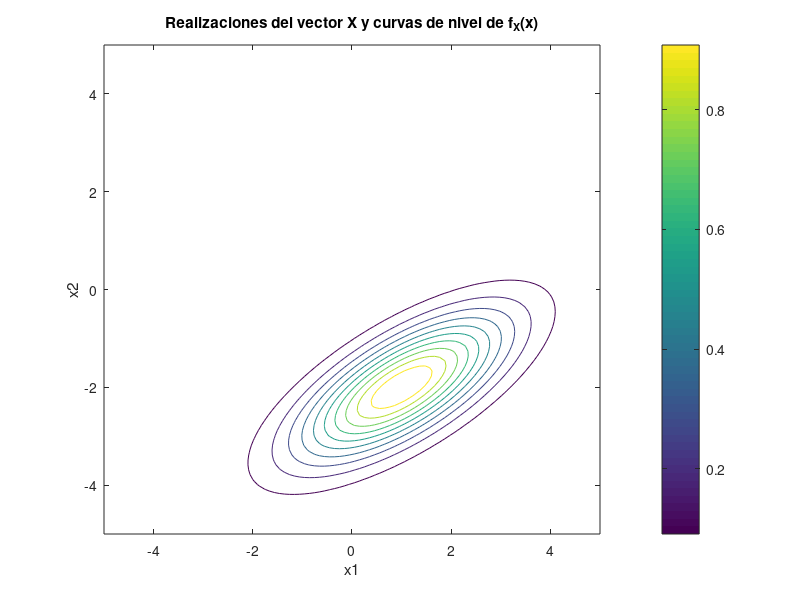

Write MATLAB code to recreate this figure.
%Defino realizaciones
%X1 = randn(1, 10000);
%X2 = randn(1, 10000);
%X = [X1; X2];
mu_X = [1; -2];
C_x = [2  1; 1  1];

X = mvnrnd(mu_X, C_x, 10000);
%La funcion mvnrnd genera realizaciones de una distribución normal multivariante.

%Grafico realizaciones
figure;
scatter(X(1,:), X(2,:));
title('Realizaciones de X');

%Genero el plano para la curva de nivel 
[x1_grid, x2_grid] = meshgrid(linspace(-5, 5, 100), linspace(-5, 5, 100));
X_grid = [x1_grid(:)'; x2_grid(:)'];  % Crear un grid de puntos (2x10000)
%Calculo la func densidad
C_x_inv = inv(C_x);
X_cent = X_grid - mu_X;
B = sum(X_cent' .*(C_x_inv * X_cent)', 2);
fx = exp(-B/2);

fx = reshape(fx, size(x1_grid));

%Grafico curvas de nivel 
contour(x1_grid, x2_grid, fx, 10);  % 10 niveles de densidad
colorbar;
xlabel('x1');
ylabel('x2');
title('Realizaciones del vector X y curvas de nivel de f_X(x)');
